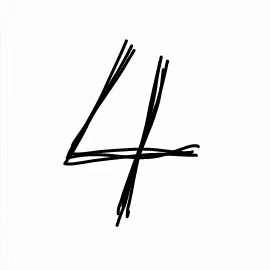
#> input picture code/10、py手搓神经网络/data/img/4-4.jpg, 270 x 270 px
$ python img.py
#> lines starting #> are read from the running program, lines starting #| are printed output that depends on the picture; after the words box and inside, x2 and y2 are one past the last pixel; in counts of white or black regions, pixels touching at a corner belong together
from PIL import Image
import numpy as np


def read_img(file_path):
#> called with file_path = 'data/img/4-4.jpg'
    result = [[True for _ in range(128)] for _ in range(128)]
    img = Image.open(file_path)
#> img is the input picture: PIL image 270x270 RGB; min 0, max 255, mean 242
    img = img.resize((128, 128))
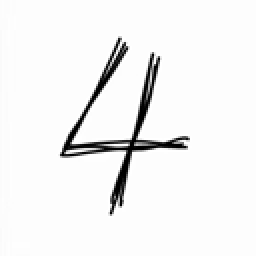
#> img: PIL image 128x128 RGB (shown 2 times larger); min 0, max 255, mean 242
    for col in range(128):
        for row in range(128):
            r, g, b = img.getpixel((col, row))
            if r < 128 and g < 128 and b < 128:
                result[row][col] = False
            else:
                result[row][col] = True
#> after the loop, result = 128 items
    return np.array(result)
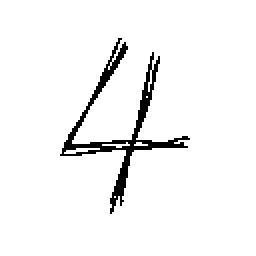
#> returned value: shape (128, 128) bool (shown 2 times larger); 95.6% white; black in thin lines or dots, all inside (x1, y1, x2, y2) = (30, 19, 95, 107)


if __name__ == "__main__":
    img_array = read_img("data/img/4-4.jpg")
    print(img_array)
#> (printed output is left out)
